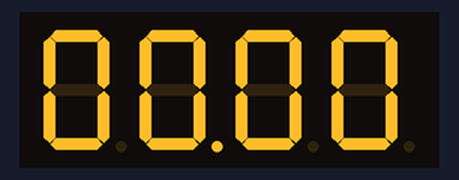
Simulated run of this sketch. Board: Arduino Mega 2560, built with avr-gcc and run on an emulated ATmega2560. Parts: 4-digit seven-segment display. Wiring (from diagram.json): 4-digit 7-segment display, segments lit when HIGH: segments pin 54, pin 55, pin 56, pin 57, pin 58, pin 59, pin 60, pin 61, pin 62, pin 63, pin 64, pin 65, pin 66, pin 67, pin 68, pin 69, pin 22, pin 23, pin 24, pin 25, pin 26, pin 27, pin 28, pin 29, pin 37, pin 36, pin 35, pin 34, pin 33, pin 32, pin 31, pin 30. The segment pins are drawn as the display they are named for.

Above: at 0.1 s.
At 4.2 s:
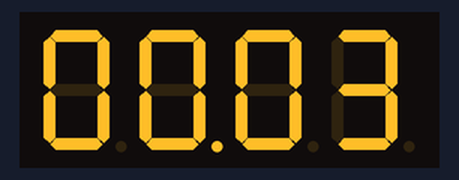
At 9.6 s:
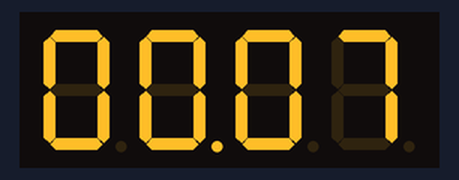
At 19.2 s:
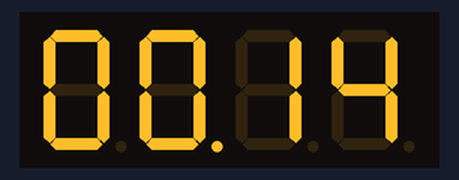
At 28.8 s:
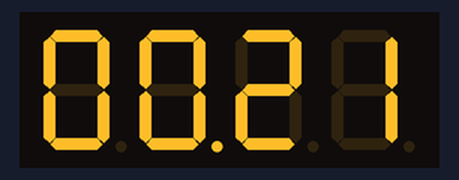
At 38.3 s:
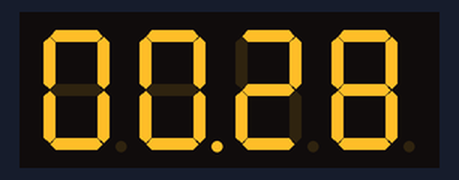

The sketch:

sketch.ino
```cpp
//Connect FOUR 7-Segment Displays to 4 individual ports
//Display a clock (Min & Sec only).

#include "register.h"
#include "functions.h"

#define SEC_LOWER_LIMIT 00
#define SEC_UPPER_LIMIT 59

#define MIN_LOWER_LIMIT 00
#define MIN_UPPER_LIMIT 59

void setup()
{
  /*Display 3 is connected to PORTF.
    Display 2 is connected to PORTK.
    Display 1 is connected to PORTA.
    Display 0 is connected to PORTC.*/

  *dirf = 0xFF;//set PORT F as o/p port .
  *dirk = 0xFF;//set PORT K as o/p port .
  *dira = 0xFF;//set PORT F as o/p port .
  *dirc = 0xFF;//set PORT K as o/p port .

  int i, k;
  volatile long j = 0;
  int digits[5];

  while (1)
  {
    for (i = MIN_LOWER_LIMIT; i <= MIN_UPPER_LIMIT; i++)
    {
      for ( k = SEC_LOWER_LIMIT; k <= SEC_UPPER_LIMIT; k++)
      {
        int digits[] = {(int)(k % 10), //ones digit of seconds
                        (int)(k / 10), //tens degit of seconds
                        (int)(i % 10), //ones digit of minutes
                        (int)(i / 10) //tens degit of minutes
                       };
        *outc = display(digits[0]);
        *outa = display(digits[1]);
        *outk = display_with_dp(digits[2]);
        *outf = display(digits[3]);
        for (j = 0; j < 625000; j++);//delay for the display
      }
    }
  }
}
```

functions.h
```cpp
// display function is used to display numbers 0 to 9 on a seven segment display
int display(int num)
{
  long int x;
  long seven_segment[] = {0x3F,//0
                          0x06,//1
                          0x5B,//2
                          0x4F,//3
                          0x66,//4
                          0x6D,//5
                          0x7D,//6
                          0x07,//7
                          0x7F,//8
                          0x67//9
                         };
  x = seven_segment[num];
  return x;
}

//display_with_dp() is used to display numbers 0 to 9 with dot pointer on a seven segment display
int display_with_dp(int num)
{
  long int x;
  long seven_segment[] = {0xBF, //0.
                          0x86,//1.
                          0xDB,//2.
                          0xCF,//3.
                          0xE6,//4.
                          0xED,//5.
                          0xFD,//6.
                          0x87,//7.
                          0xFF,//8.
                          0xE7,//9.
                         };
  x = seven_segment[num];
  return x;
}
```

register.h
```cpp
  volatile char *dirf = (char*)0x30;//DDRF – Port F Data Direction Register
  volatile char *dirk = (char*)0x107;//DDRK – Port K Data Direction Register
  volatile char *dira = (char*)0x21;//DDRA – Port F Data Direction Register
  volatile char *dirc = (char*)0x27;//DDRC – Port K Data Direction Register
  volatile char *outf = (char*)0x31;//PORTF – Port F Data Register
  volatile char *outk = (char*)0x108;//PORTK – Port F Data Register
  volatile char *outa = (char*)0x22;//PORTA – Port F Data Register
  volatile char *outc = (char*)0x28;//PORTC – Port F Data Register
```

Measured:
- what the display in image 1 shows lasts 1.4 s, from 4.1 s to 5.5 s
